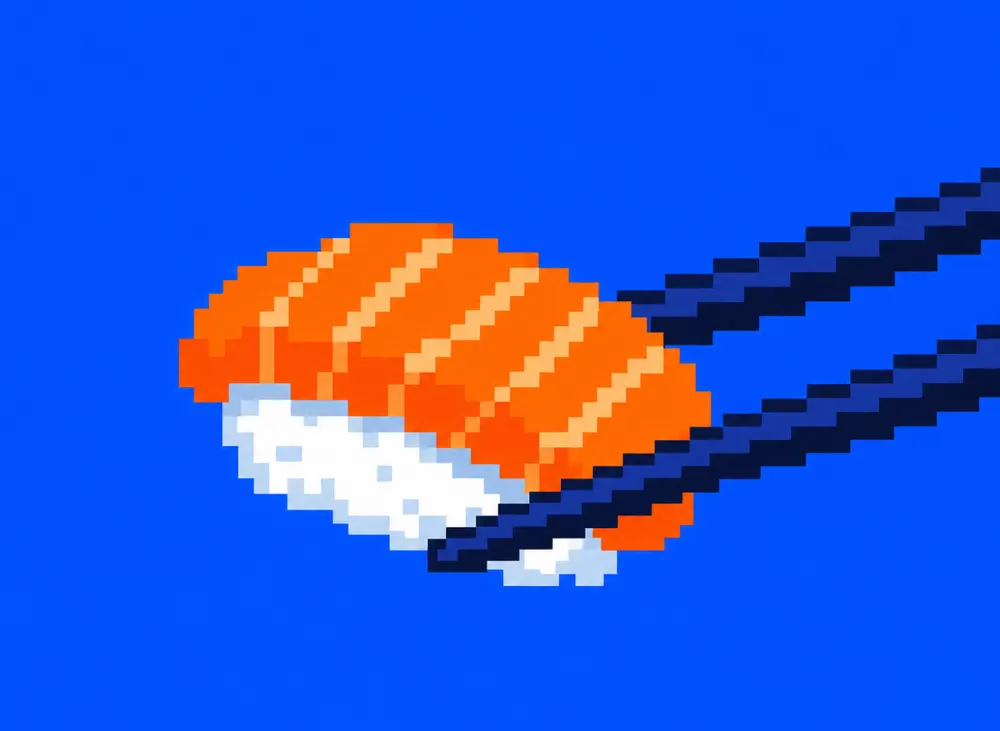
#> input picture inhalt/Sushi.webp, 1000 x 731 px
$ python projektbild.py ../inhalt/Sushi.webp out.png
#> lines starting #> are read from the running program, lines starting #| are printed output that depends on the picture
"""
Macht aus einem Screenshot ein Projektbild für „Project Resources“: schwarz-weiß wie der Rest der Seite.

- Oben aus dem Screenshot wird ein Ausschnitt im Seitenverhältnis des Zielbildes genommen.
- Er wird auf Zielgröße verkleinert und mit Atkinson-Dithering in reine Schwarz-Weiß-Punkte gerastert,
  wie beim Original-Mac. Die Seite zeigt das Bild 1:1, damit jeder Punkt scharf bleibt.

Aufruf (braucht Python 3 und Pillow: pip install pillow):
    python3 scripts/projektbild.py screenshot.png inhalt/bilder/tichu.png
    python3 scripts/projektbild.py screenshot.png bild.png --breite 240 --hoehe 264

Am besten nimmt man den Screenshot in Handybreite auf (etwa 380 px), dann bleibt Text lesbar.
"""

import argparse

from PIL import Image, ImageOps


def crop_top(img: Image.Image, w: int, h: int) -> Image.Image:
    """Ausschnitt oben über die ganze Breite, im Seitenverhältnis w:h."""
    height = min(img.height, round(img.width * h / w))
    return img.crop((0, 0, img.width, height)).resize((w, h), Image.LANCZOS)


def atkinson(gray: Image.Image) -> Image.Image:
    """Jeder Punkt wird schwarz oder weiß; 6/8 des Fehlers wandern zu den Nachbarn."""
    w, h = gray.size
    data = list(gray.getdata())
    rows = [[float(v) for v in data[y * w:(y + 1) * w]] for y in range(h)]
    out = Image.new('1', (w, h), 1)
    for y in range(h):
        for x in range(w):
            old = rows[y][x]
            new = 255.0 if old >= 128 else 0.0
            if not new:
                out.putpixel((x, y), 0)
            err = (old - new) / 8
            for dx, dy in ((1, 0), (2, 0), (-1, 1), (0, 1), (1, 1), (0, 2)):
                if 0 <= x + dx < w and y + dy < h:
                    rows[y + dy][x + dx] += err
    return out


def main(src: str, dest: str, w: int, h: int) -> None:
#> called with src = '../inhalt/Sushi.webp', dest = 'out.png', w = 240, h = 264
    img = ImageOps.grayscale(Image.open(src).convert('RGB'))
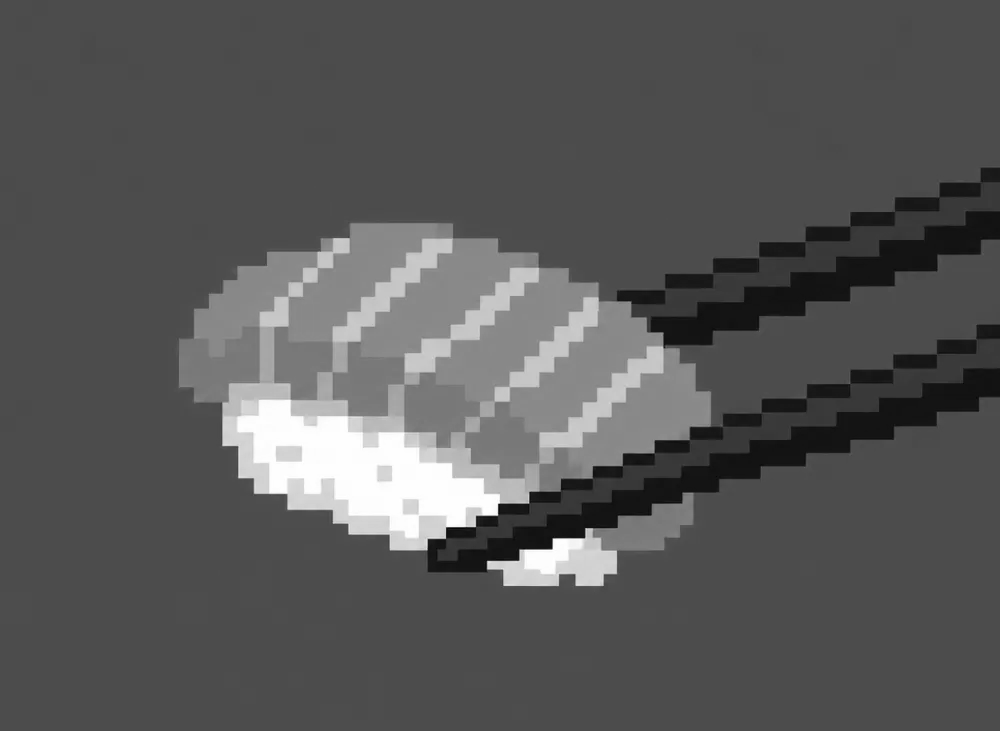
#> img: PIL image 1000x731 L; min 6, max 255, mean 87.6
    atkinson(crop_top(img, w, h)).save(dest, optimize=True)
#> in crop_top, `return img.crop((0, 0, img.width, height)).resize((w, h), Image.LANCZOS)`:
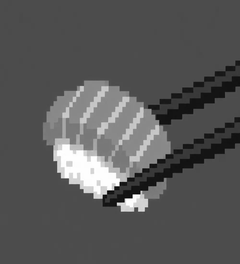
#> returned value: PIL image 240x264 L; min 0, max 255, mean 87.6
#> in atkinson, `w, h = gray.size`: w = 240; h = 264
#> in atkinson, `data = list(gray.getdata())`: data = 63360 items
#> in atkinson, `rows = [[float(v) for v in data[y * w:(y + 1) * w]] for y in range(h)]`: rows = 264 items
#> in atkinson, `out = Image.new('1', (w, h), 1)`: out: PIL image 240x264 1; every value is 1
#> after the loop in atkinson, `for y in range(h):`:
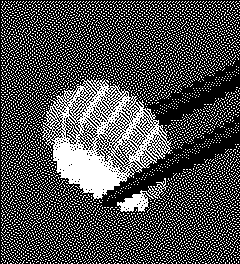
#> out: PIL image 240x264 1; 30.4% white in thin lines or dots


if __name__ == '__main__':
    ap = argparse.ArgumentParser(description=__doc__, formatter_class=argparse.RawDescriptionHelpFormatter)
    ap.add_argument('src', help='Screenshot (.png, .jpg)')
    ap.add_argument('dest', help='Zieldatei (.png)')
    ap.add_argument('--breite', type=int, default=240, help='Breite in Pixeln (Standard: 240)')
    ap.add_argument('--hoehe', type=int, default=264, help='Höhe in Pixeln (Standard: 264)')
    args = ap.parse_args()
    main(args.src, args.dest, args.breite, args.hoehe)
